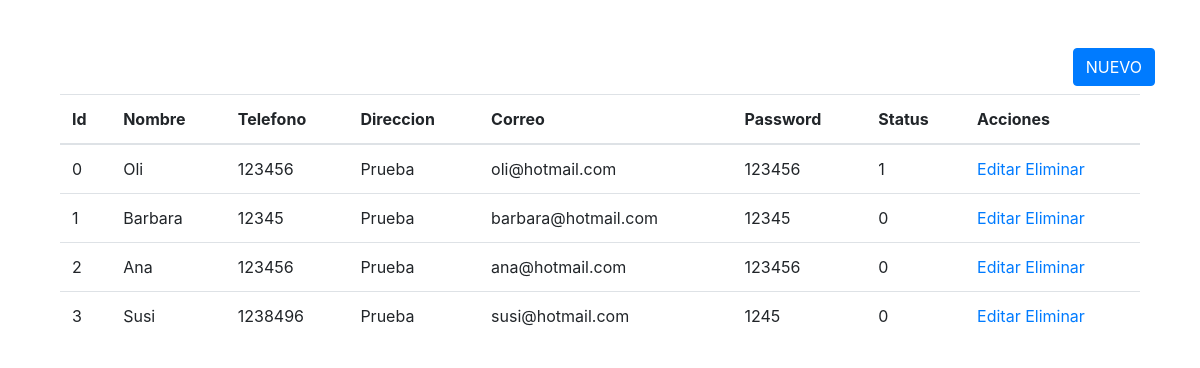
Page /modulos/usuarios/index.php on the committed database.
### tables this page shows
CREATE TABLE `usuarios` (
  `id_usr` int(11) UNSIGNED NOT NULL COMMENT 'AUTO_INCREMENT',
  `nombre_usr` varchar(100) NOT NULL,
  `telefono_usr` varchar(20) NOT NULL,
  `direccion_ust` varchar(150) NOT NULL,
  `correo_ust` varchar(100) NOT NULL,
  `password_usr` varchar(15) NOT NULL,
  `status` int(1) NOT NULL DEFAULT 1
);

### modulos/usuarios/index.php (the view, shortened to what this page needs)
<!DOCTYPE html>
<html lang="es-MX">
<head>
<link rel="stylesheet" href="https://stackpath.bootstrapcdn.com/bootstrap/4.5.0/css/bootstrap.min.css">
</head>
<body>
<?php
require_once '../../conexion.php';
?>
<div class="container mt-5">
<div class = "row">
  <div class="col-sm-12">
    <a href='formulario_usuarios.php' class ="btn btn-primary float-right mb-2">NUEVO</a>
  </div>
<div class ="col-sm-12">
  <div class="table-reponsive">
    <div class="col-sm-12">
    <table class="table table-stripped">
    <thead>
      <tr>
        <th>Id</th>
        <th>Nombre</th>
        <th>Telefono</th>
        <th>Direccion</th>
        <th>Correo</th>
        <th>Password</th>
        <th>Status</th>
        <th>Acciones</th>
      </tr>
    </thead>
    <tbody>
      <?php
      $consulta = "SELECT * FROM usuarios";
      $resultado = mysqli_query($mysqli, $consulta);
      while($fila = mysqli_fetch_array($resultado)){
      ?>
      <tr>
        <td><?php echo $fila["id_usr"]; ?></td>
        <td><?php echo $fila["nombre_usr"]; ?></td>
        <td><?php echo $fila["telefono_usr"]; ?></td>
        <td><?php echo $fila["direccion_ust"]; ?></td>
        <td><?php echo $fila["correo_ust"]; ?></td>
        <td><?php echo $fila["password_usr"]; ?></td>
        <td><?php echo $fila["status"]; ?></td>
        <td>
        <a href="fEdicion_usuarios.php?id=<?php echo $fila['id_usr']; ?>">Editar</a>
        <a href="eliminar_usuarios.php?id=<?php echo $fila['id_usr']; ?>">Eliminar</a>
      </td>
      </tr>
      <?php }  ?>
    </tbody>
    </table>
  </div>
  </div>
</div>
  </div>
</div>
</body>
</html>

### rows in the picture
usuarios: id_usr "0", nombre_usr "Oli", telefono_usr "123456", direccion_ust "Prueba", correo_ust "oli@hotmail.com", password_usr "123456", status "1"
usuarios: id_usr "1", nombre_usr "Barbara", telefono_usr "12345", direccion_ust "Prueba", correo_ust "barbara@hotmail.com", password_usr "12345", status "0"
usuarios: id_usr "2", nombre_usr "Ana", telefono_usr "123456", direccion_ust "Prueba", correo_ust "ana@hotmail.com", password_usr "123456", status "0"
usuarios: id_usr "3", nombre_usr "Susi", telefono_usr "1238496", direccion_ust "Prueba", correo_ust "susi@hotmail.com", password_usr "1245", status "0"
